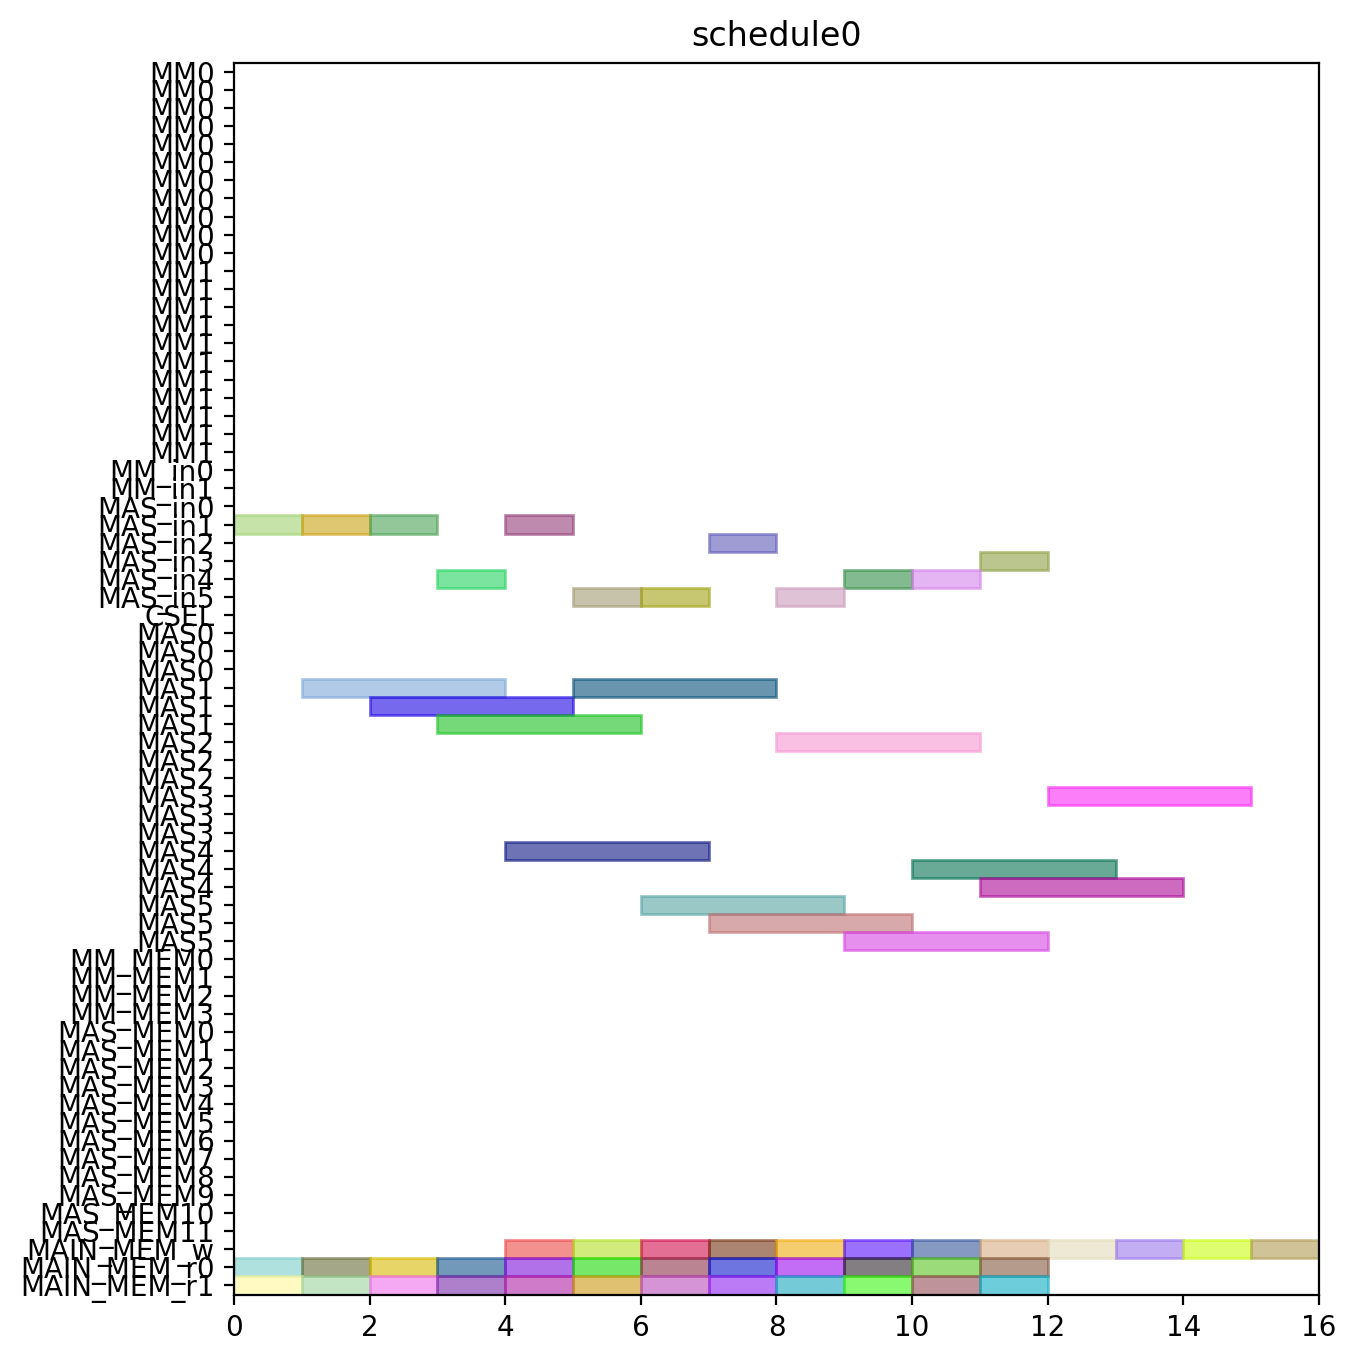

This figure's Python source:
from pyschedule import Scenario, solvers, plotters, alt


def solve():
	horizon = 120
	S = Scenario("schedule0", horizon=horizon)

	# resource
	MM = S.Resources('MM', num=2, size=11)
	MM_in = S.Resources('MM_in', num=2)
	MAS_in = S.Resources('MAS_in', num=6)
	CSEL = S.Resource('CSEL')
	MAS = S.Resources('MAS', num=6, size=3, periods=range(1, horizon))
	MM_MEM = S.Resources('MM_MEM', num=4)
	MAS_MEM = S.Resources('MAS_MEM', num=12)
	MAIN_MEM_w = S.Resource('MAIN_MEM_w', size=1)
	MAIN_MEM_r = S.Resources('MAIN_MEM_r', num=2)

	# result of previous scheduling

	# new tasks
	c000 = S.Task('c000', length=3, delay_cost=1)
	c000 += alt(MAS)
	c000_in = S.Task('c000_in', length=1, delay_cost=1)
	c000_in += alt(MAS_in)
	S += c000_in*MAS_in[0]<=c000*MAS[0]

	S += c000_in*MAS_in[1]<=c000*MAS[1]

	S += c000_in*MAS_in[2]<=c000*MAS[2]

	S += c000_in*MAS_in[3]<=c000*MAS[3]

	S += c000_in*MAS_in[4]<=c000*MAS[4]

	S += c000_in*MAS_in[5]<=c000*MAS[5]

	S += 0<c000

	c000_w = S.Task('c000_w', length=1, delay_cost=1)
	c000_w += alt(MAIN_MEM_w)
	S += c000 <= c000_w

	c000_mem0 = S.Task('c000_mem0', length=1, delay_cost=1)
	c000_mem0 += MAIN_MEM_r[0]
	S += c000_mem0 <= c000

	c000_mem1 = S.Task('c000_mem1', length=1, delay_cost=1)
	c000_mem1 += MAIN_MEM_r[1]
	S += c000_mem1 <= c000

	c001 = S.Task('c001', length=3, delay_cost=1)
	c001 += alt(MAS)
	c001_in = S.Task('c001_in', length=1, delay_cost=1)
	c001_in += alt(MAS_in)
	S += c001_in*MAS_in[0]<=c001*MAS[0]

	S += c001_in*MAS_in[1]<=c001*MAS[1]

	S += c001_in*MAS_in[2]<=c001*MAS[2]

	S += c001_in*MAS_in[3]<=c001*MAS[3]

	S += c001_in*MAS_in[4]<=c001*MAS[4]

	S += c001_in*MAS_in[5]<=c001*MAS[5]

	S += 0<c001

	c001_w = S.Task('c001_w', length=1, delay_cost=1)
	c001_w += alt(MAIN_MEM_w)
	S += c001 <= c001_w

	c001_mem0 = S.Task('c001_mem0', length=1, delay_cost=1)
	c001_mem0 += MAIN_MEM_r[0]
	S += c001_mem0 <= c001

	c001_mem1 = S.Task('c001_mem1', length=1, delay_cost=1)
	c001_mem1 += MAIN_MEM_r[1]
	S += c001_mem1 <= c001

	c010 = S.Task('c010', length=3, delay_cost=1)
	c010 += alt(MAS)
	c010_in = S.Task('c010_in', length=1, delay_cost=1)
	c010_in += alt(MAS_in)
	S += c010_in*MAS_in[0]<=c010*MAS[0]

	S += c010_in*MAS_in[1]<=c010*MAS[1]

	S += c010_in*MAS_in[2]<=c010*MAS[2]

	S += c010_in*MAS_in[3]<=c010*MAS[3]

	S += c010_in*MAS_in[4]<=c010*MAS[4]

	S += c010_in*MAS_in[5]<=c010*MAS[5]

	S += 0<c010

	c010_w = S.Task('c010_w', length=1, delay_cost=1)
	c010_w += alt(MAIN_MEM_w)
	S += c010 <= c010_w

	c010_mem0 = S.Task('c010_mem0', length=1, delay_cost=1)
	c010_mem0 += MAIN_MEM_r[0]
	S += c010_mem0 <= c010

	c010_mem1 = S.Task('c010_mem1', length=1, delay_cost=1)
	c010_mem1 += MAIN_MEM_r[1]
	S += c010_mem1 <= c010

	c011 = S.Task('c011', length=3, delay_cost=1)
	c011 += alt(MAS)
	c011_in = S.Task('c011_in', length=1, delay_cost=1)
	c011_in += alt(MAS_in)
	S += c011_in*MAS_in[0]<=c011*MAS[0]

	S += c011_in*MAS_in[1]<=c011*MAS[1]

	S += c011_in*MAS_in[2]<=c011*MAS[2]

	S += c011_in*MAS_in[3]<=c011*MAS[3]

	S += c011_in*MAS_in[4]<=c011*MAS[4]

	S += c011_in*MAS_in[5]<=c011*MAS[5]

	S += 0<c011

	c011_w = S.Task('c011_w', length=1, delay_cost=1)
	c011_w += alt(MAIN_MEM_w)
	S += c011 <= c011_w

	c011_mem0 = S.Task('c011_mem0', length=1, delay_cost=1)
	c011_mem0 += MAIN_MEM_r[0]
	S += c011_mem0 <= c011

	c011_mem1 = S.Task('c011_mem1', length=1, delay_cost=1)
	c011_mem1 += MAIN_MEM_r[1]
	S += c011_mem1 <= c011

	c100 = S.Task('c100', length=3, delay_cost=1)
	c100 += alt(MAS)
	c100_in = S.Task('c100_in', length=1, delay_cost=1)
	c100_in += alt(MAS_in)
	S += c100_in*MAS_in[0]<=c100*MAS[0]

	S += c100_in*MAS_in[1]<=c100*MAS[1]

	S += c100_in*MAS_in[2]<=c100*MAS[2]

	S += c100_in*MAS_in[3]<=c100*MAS[3]

	S += c100_in*MAS_in[4]<=c100*MAS[4]

	S += c100_in*MAS_in[5]<=c100*MAS[5]

	S += 0<c100

	c100_w = S.Task('c100_w', length=1, delay_cost=1)
	c100_w += alt(MAIN_MEM_w)
	S += c100 <= c100_w

	c100_mem0 = S.Task('c100_mem0', length=1, delay_cost=1)
	c100_mem0 += MAIN_MEM_r[0]
	S += c100_mem0 <= c100

	c100_mem1 = S.Task('c100_mem1', length=1, delay_cost=1)
	c100_mem1 += MAIN_MEM_r[1]
	S += c100_mem1 <= c100

	c101 = S.Task('c101', length=3, delay_cost=1)
	c101 += alt(MAS)
	c101_in = S.Task('c101_in', length=1, delay_cost=1)
	c101_in += alt(MAS_in)
	S += c101_in*MAS_in[0]<=c101*MAS[0]

	S += c101_in*MAS_in[1]<=c101*MAS[1]

	S += c101_in*MAS_in[2]<=c101*MAS[2]

	S += c101_in*MAS_in[3]<=c101*MAS[3]

	S += c101_in*MAS_in[4]<=c101*MAS[4]

	S += c101_in*MAS_in[5]<=c101*MAS[5]

	S += 0<c101

	c101_w = S.Task('c101_w', length=1, delay_cost=1)
	c101_w += alt(MAIN_MEM_w)
	S += c101 <= c101_w

	c101_mem0 = S.Task('c101_mem0', length=1, delay_cost=1)
	c101_mem0 += MAIN_MEM_r[0]
	S += c101_mem0 <= c101

	c101_mem1 = S.Task('c101_mem1', length=1, delay_cost=1)
	c101_mem1 += MAIN_MEM_r[1]
	S += c101_mem1 <= c101

	c110 = S.Task('c110', length=3, delay_cost=1)
	c110 += alt(MAS)
	c110_in = S.Task('c110_in', length=1, delay_cost=1)
	c110_in += alt(MAS_in)
	S += c110_in*MAS_in[0]<=c110*MAS[0]

	S += c110_in*MAS_in[1]<=c110*MAS[1]

	S += c110_in*MAS_in[2]<=c110*MAS[2]

	S += c110_in*MAS_in[3]<=c110*MAS[3]

	S += c110_in*MAS_in[4]<=c110*MAS[4]

	S += c110_in*MAS_in[5]<=c110*MAS[5]

	S += 0<c110

	c110_w = S.Task('c110_w', length=1, delay_cost=1)
	c110_w += alt(MAIN_MEM_w)
	S += c110 <= c110_w

	c110_mem0 = S.Task('c110_mem0', length=1, delay_cost=1)
	c110_mem0 += MAIN_MEM_r[0]
	S += c110_mem0 <= c110

	c110_mem1 = S.Task('c110_mem1', length=1, delay_cost=1)
	c110_mem1 += MAIN_MEM_r[1]
	S += c110_mem1 <= c110

	c111 = S.Task('c111', length=3, delay_cost=1)
	c111 += alt(MAS)
	c111_in = S.Task('c111_in', length=1, delay_cost=1)
	c111_in += alt(MAS_in)
	S += c111_in*MAS_in[0]<=c111*MAS[0]

	S += c111_in*MAS_in[1]<=c111*MAS[1]

	S += c111_in*MAS_in[2]<=c111*MAS[2]

	S += c111_in*MAS_in[3]<=c111*MAS[3]

	S += c111_in*MAS_in[4]<=c111*MAS[4]

	S += c111_in*MAS_in[5]<=c111*MAS[5]

	S += 0<c111

	c111_w = S.Task('c111_w', length=1, delay_cost=1)
	c111_w += alt(MAIN_MEM_w)
	S += c111 <= c111_w

	c111_mem0 = S.Task('c111_mem0', length=1, delay_cost=1)
	c111_mem0 += MAIN_MEM_r[0]
	S += c111_mem0 <= c111

	c111_mem1 = S.Task('c111_mem1', length=1, delay_cost=1)
	c111_mem1 += MAIN_MEM_r[1]
	S += c111_mem1 <= c111

	c200 = S.Task('c200', length=3, delay_cost=1)
	c200 += alt(MAS)
	c200_in = S.Task('c200_in', length=1, delay_cost=1)
	c200_in += alt(MAS_in)
	S += c200_in*MAS_in[0]<=c200*MAS[0]

	S += c200_in*MAS_in[1]<=c200*MAS[1]

	S += c200_in*MAS_in[2]<=c200*MAS[2]

	S += c200_in*MAS_in[3]<=c200*MAS[3]

	S += c200_in*MAS_in[4]<=c200*MAS[4]

	S += c200_in*MAS_in[5]<=c200*MAS[5]

	S += 0<c200

	c200_w = S.Task('c200_w', length=1, delay_cost=1)
	c200_w += alt(MAIN_MEM_w)
	S += c200 <= c200_w

	c200_mem0 = S.Task('c200_mem0', length=1, delay_cost=1)
	c200_mem0 += MAIN_MEM_r[0]
	S += c200_mem0 <= c200

	c200_mem1 = S.Task('c200_mem1', length=1, delay_cost=1)
	c200_mem1 += MAIN_MEM_r[1]
	S += c200_mem1 <= c200

	c201 = S.Task('c201', length=3, delay_cost=1)
	c201 += alt(MAS)
	c201_in = S.Task('c201_in', length=1, delay_cost=1)
	c201_in += alt(MAS_in)
	S += c201_in*MAS_in[0]<=c201*MAS[0]

	S += c201_in*MAS_in[1]<=c201*MAS[1]

	S += c201_in*MAS_in[2]<=c201*MAS[2]

	S += c201_in*MAS_in[3]<=c201*MAS[3]

	S += c201_in*MAS_in[4]<=c201*MAS[4]

	S += c201_in*MAS_in[5]<=c201*MAS[5]

	S += 0<c201

	c201_w = S.Task('c201_w', length=1, delay_cost=1)
	c201_w += alt(MAIN_MEM_w)
	S += c201 <= c201_w

	c201_mem0 = S.Task('c201_mem0', length=1, delay_cost=1)
	c201_mem0 += MAIN_MEM_r[0]
	S += c201_mem0 <= c201

	c201_mem1 = S.Task('c201_mem1', length=1, delay_cost=1)
	c201_mem1 += MAIN_MEM_r[1]
	S += c201_mem1 <= c201

	c210 = S.Task('c210', length=3, delay_cost=1)
	c210 += alt(MAS)
	c210_in = S.Task('c210_in', length=1, delay_cost=1)
	c210_in += alt(MAS_in)
	S += c210_in*MAS_in[0]<=c210*MAS[0]

	S += c210_in*MAS_in[1]<=c210*MAS[1]

	S += c210_in*MAS_in[2]<=c210*MAS[2]

	S += c210_in*MAS_in[3]<=c210*MAS[3]

	S += c210_in*MAS_in[4]<=c210*MAS[4]

	S += c210_in*MAS_in[5]<=c210*MAS[5]

	S += 0<c210

	c210_w = S.Task('c210_w', length=1, delay_cost=1)
	c210_w += alt(MAIN_MEM_w)
	S += c210 <= c210_w

	c210_mem0 = S.Task('c210_mem0', length=1, delay_cost=1)
	c210_mem0 += MAIN_MEM_r[0]
	S += c210_mem0 <= c210

	c210_mem1 = S.Task('c210_mem1', length=1, delay_cost=1)
	c210_mem1 += MAIN_MEM_r[1]
	S += c210_mem1 <= c210

	c211 = S.Task('c211', length=3, delay_cost=1)
	c211 += alt(MAS)
	c211_in = S.Task('c211_in', length=1, delay_cost=1)
	c211_in += alt(MAS_in)
	S += c211_in*MAS_in[0]<=c211*MAS[0]

	S += c211_in*MAS_in[1]<=c211*MAS[1]

	S += c211_in*MAS_in[2]<=c211*MAS[2]

	S += c211_in*MAS_in[3]<=c211*MAS[3]

	S += c211_in*MAS_in[4]<=c211*MAS[4]

	S += c211_in*MAS_in[5]<=c211*MAS[5]

	S += 0<c211

	c211_w = S.Task('c211_w', length=1, delay_cost=1)
	c211_w += alt(MAIN_MEM_w)
	S += c211 <= c211_w

	c211_mem0 = S.Task('c211_mem0', length=1, delay_cost=1)
	c211_mem0 += MAIN_MEM_r[0]
	S += c211_mem0 <= c211

	c211_mem1 = S.Task('c211_mem1', length=1, delay_cost=1)
	c211_mem1 += MAIN_MEM_r[1]
	S += c211_mem1 <= c211

	solvers.mip.solve(S,msg=1,kind='CPLEX',ratio_gap=1.01)

	solution = [['hoge']*len(S.solution()[1]) for i in range(len(S.solution()))]
	for i in range(len(S.solution())):
		for j in range(len(S.solution()[i])):
			solution[i][j]=str(S.solution()[i][j])
	print(solution)

	cycles = int(solution[-1][3])

	pic_file_name = "/mnt/rose/usr1/fukuda/ABE/multiRAM_multiMAS_16mux/scheduling_result/stage11MM2_stage3MAS6/CONJ/schedule0.png"
	if(S.solution() != []):
		plotters.matplotlib.plot(S,img_filename=pic_file_name, show_task_labels=False, fig_size=(cycles*0.25+3, 8))

	return solution
